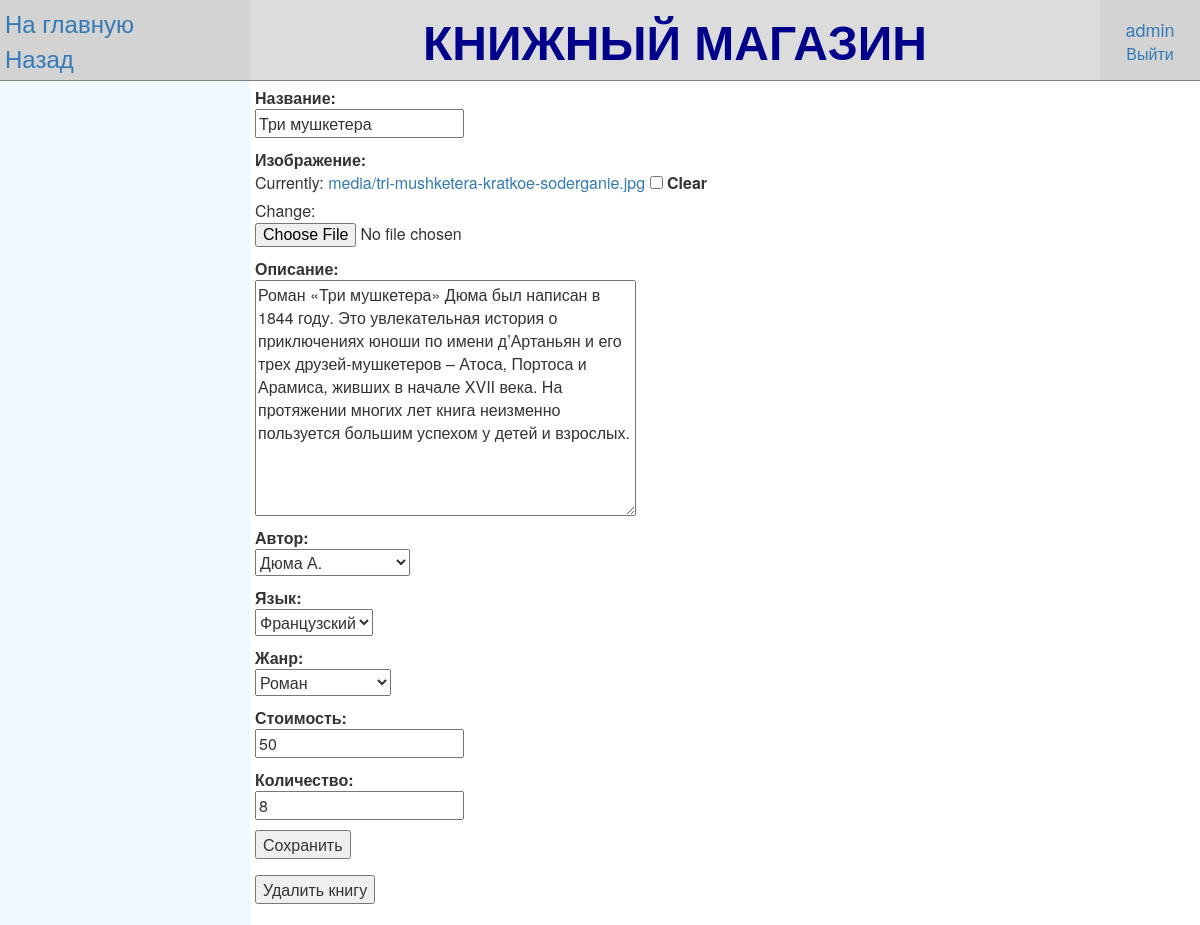
The page /book/28/update (signed in) on the database its author committed.
### bookstore_app/models.py (models this page shows, shortened)
class Book (models.Model):
    LANG_CORT=(("ENG", "Английский"), ("DEU", "Немецкий"), ("FRA" ,"Французский"), ("RUS" ,"Русский"), ("ITA", "Итальянский"), ("SPA", "Испанский"), ("CHI", "Китайский"))
    GENR_CORT=((None, "---------"), ("Basnya", "Басня"), ("Povest", "Повесть"), ("Poema", "Поэма"), ("Proza", "Проза"), ("Pyesa", "Пьеса"), ("Rasskaz", "Рассказ"), ("Roman", "Роман"), ("Skazka", "Сказка"), ("Stix", "Стихотворение"))
    title=models.CharField(max_length=100, verbose_name="Название")
    image=models.ImageField(upload_to='media/', blank=True, null=True, verbose_name="Изображение")
    summary=models.TextField(max_length=500, blank=True, null=True, verbose_name="Описание")
    author=models.ForeignKey(Author, on_delete=models.SET_NULL, null=True, verbose_name="Автор")
    language=models.CharField(max_length=3, choices=sorted(LANG_CORT, key=lambda x: x[1] ), verbose_name="Язык")
    genre=models.CharField(max_length=20, choices=sorted(GENR_CORT, key=lambda x: x[1] ), verbose_name="Жанр")
    price=models.IntegerField(validators=[MinValueValidator(0), MaxValueValidator(2147483647)], null=True, verbose_name="Стоимость")
    count=models.IntegerField(validators=[MinValueValidator(0), MaxValueValidator(2147483647)], null=True, verbose_name="Количество")
    class Meta:
        ordering=["title"]

### bookstore_app/views.py (the view, shortened to what this page needs)
# urls.py: path('book/<int:pk>/update', views.BookEdit.as_view(), name='book_update'),
class BookEdit(PermissionRequiredMixin, generic.UpdateView):
    raise_exception=True
    permission_required='bookstore_app.change_book'
    model=Book
    template_name="book_edit.html"
    form_class=forms.modelform_factory(
        model=Book,
        fields='__all__',
        error_messages={
            'title': {
                'required': 'Поле обязательно для заполнения',
                'max_length': 'Слишком длинное название'
                },
            'summary': {'max_length': 'Слишком длинное описание'},
            'author': {'required': 'Поле обязательно для заполнения'},
            'genre': {'required': 'Поле обязательно для заполнения'},
            'language': {'required': 'Поле обязательно для заполнения'},
            'price': {
                'required': 'Поле обязательно для заполнения',
                'min_value': 'Некорректное значение',
                'max_value': 'Слишком большое число'
                },
            'count': {
                'required': 'Поле обязательно для заполнения',
                'min_value': 'Некорректное значение',
                'max_value': 'Слишком большое число'
                },
        })

### bookstore_app/models.py (called while the page is built)
    def __str__(self):
        if self.patronymic == None:
            return "{0} {1}.".format(self.surname, self.name[0])
        else:
            return "{0} {1}.{2}.".format(self.surname, self.name[0], self.patronymic[0])

### bookstore_app/templates/book_edit.html (shortened to what this page needs)
{%extends "base_template.html"%}
{%block view%}
    <form action="" method="post" enctype="multipart/form-data">
        {%for field in form%}
            <p><b>{{field.label}}:</b><br>{{field}}
            </p>
        {%endfor%}
    <input type="submit" value="Сохранить" />
    </form>
    <form action="{% url 'book_delete' book.id %}" method="post">
        <input type="submit" value="Удалить книгу" name="bookdelete"/>
    </form>
{%endblock%}

### bookstore_app/templates/base_template.html (shortened to what this page needs)
{% load static %}
<html>
    <head>
        <link rel="stylesheet" href="https://maxcdn.bootstrapcdn.com/bootstrap/3.3.7/css/bootstrap.min.css">
        <link rel="stylesheet" href="{% static 'css/styles.css' %}">
    </head>
    <body>
        <table width="100%" heigt="100%" frame="void" rules="rows">
            <tr bgcolor="Gainsboro">
                <td width="250" bgcolor="Lightgrey">
                    <a href="{% url 'index' %}"><font size="5">На главную</font></a><br>
                    <a href="{{request.META.HTTP_REFERER}}"><font size="5">Назад</font></a>
                </td>
                <td align="center" valign="middle">
                    <font size="10" color="DarkBlue"><b>КНИЖНЫЙ МАГАЗИН</b></font>
                </td>
                <td width="100" height="10" align="center" bgcolor="Lightgrey" >
                {%block login%}
                    {%if user.is_authenticated%}
                        {%if user.is_staff%}
                            <div><a href="/admin/"><font size="4">{{user.get_username}}</font></a></div>
                        {%endif%}
                        <a href="{% url 'logout' %}">Выйти</a>
                    {%else%}
                        <a href="{% url 'login' %}">Войти</a>
                        <a href="{% url 'register' %}">Регистрация</a>
                    {%endif%}
                {%endblock%}
                </td>
            </tr>
            <tr>
                <td height="100%" valign="top" bgcolor="AliceBlue">
                    <br>
                </td>
                <td colspan="2">
                    {%block view%}
                    {%endblock%}
                </td>
            </tr>
        </table>
    </body>
</html>

### static/css/styles.css (style rules this page uses)
body { background-color:rgb(255, 255, 255); }
td { padding: 5px; }

### rows shown on the page
Book: form "Три мушкетера" "Роман «Три мушкетера» Дюма был написан в 1844 году. Это увлекательная история о приключениях юноши по имени д’Артаньян и его трех друзей-мушкетеров – Атоса, Портоса и Арамиса, живших в начале XVII века. На протяжении многих лет книга неизменно пользуется большим успехом у детей и взрослых." "Дюма А." "Французский" "Роман" "50" "8"

### other values the page prints
{{ user.get_username }} "admin"
{{ field.label }} "Название" "Изображение" "Описание" "Автор" "Язык" "Жанр" "Стоимость" "Количество"
